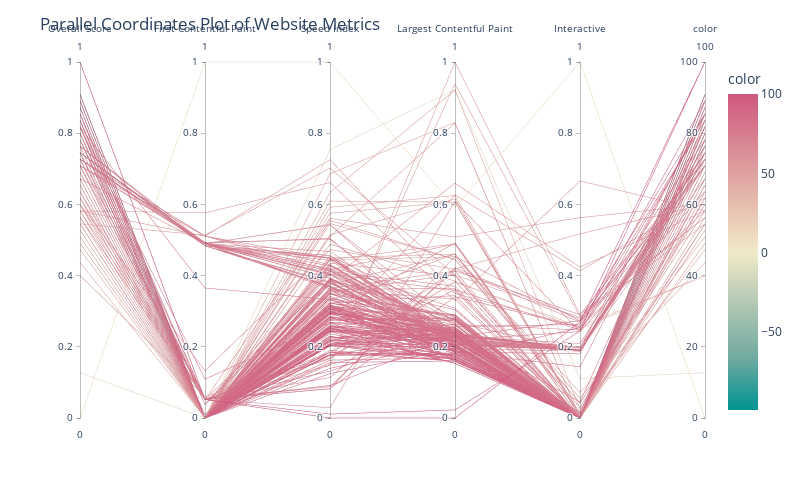

The cell this chart's notebook holds for it:
### Code cell
color_scale = px.colors.diverging.Tealrose  # choose any available color scale

# Specify only numeric columns
numeric_cols = ["overall_score", "first_contentful_paint", "speed_index", "largest_contentful_paint", "interactive"]

# Normalize your data for better visualization, especially if the metrics are on different scales
data_normalized = (data[numeric_cols] - data[numeric_cols].min()) / (data[numeric_cols].max() - data[numeric_cols].min())

# Append the 'url' column from the original dataframe
data_normalized['url'] = data['url']

# Append the 'url' column from the original dataframe
data_normalized['url'] = data['url']

fig = px.parallel_coordinates(
    data_normalized, 
    color=data_normalized["overall_score"] * 100,  # or any other variable of interest
    labels={
        "url": "URL",
        "overall_score": "Overall Score",
        "first_contentful_paint": "First Contentful Paint",
        "speed_index": "Speed Index",
        "largest_contentful_paint": "Largest Contentful Paint",
        "interactive": "Interactive"
    },
    color_continuous_scale=color_scale,
    color_continuous_midpoint=0.5  # This can be changed to adjust the color scale midpoint
)

# Modify the layout
fig.update_layout(
    title='Parallel Coordinates Plot of Website Metrics',
    autosize=False,
    width=800,
    height=500
)

# Save the plot
pio.write_html(fig, "../../fam-report-site/public/Web-Analytics/parallel_coordinates.html")
fig.show()

### Figure 1 — Plotly figure (JSON) as saved in the notebook; plotly's stock layout.template omitted (floating-point values rounded to 4 significant figures; data arrays with more than 128 entries replaced by an {"elided": "..."} marker saying what was removed)
{"data": [{"dimensions": [{"label": "Overall Score", "values": {"elided": "225 float values"}}, {"label": "First Contentful Paint", "values": {"elided": "225 float values"}}, {"label": "Speed Index", "values": {"elided": "225 float values"}}, {"label": "Largest Contentful Paint", "values": {"elided": "225 float values"}}, {"label": "Interactive", "values": {"elided": "225 float values"}}, {"label": "color", "values": {"elided": "225 float values"}}], "domain": {"x": [0, 1], "y": [0, 1]}, "line": {"color": {"elided": "225 float values"}, "coloraxis": "coloraxis"}, "name": "", "type": "parcoords"}], "layout": {"autosize": false, "coloraxis": {"cmid": 0.5, "colorbar": {"title": {"text": "color"}}, "colorscale": [[0, "rgb(0, 147, 146)"], [0.1667, "rgb(114, 170, 161)"], [0.3333, "rgb(177, 199, 179)"], [0.5, "rgb(241, 234, 200)"], [0.6667, "rgb(229, 185, 173)"], [0.8333, "rgb(217, 137, 148)"], [1, "rgb(208, 88, 126)"]]}, "height": 500, "legend": {"tracegroupgap": 0}, "margin": {"t": 60}, "title": {"text": "Parallel Coordinates Plot of Website Metrics"}, "width": 800}}
